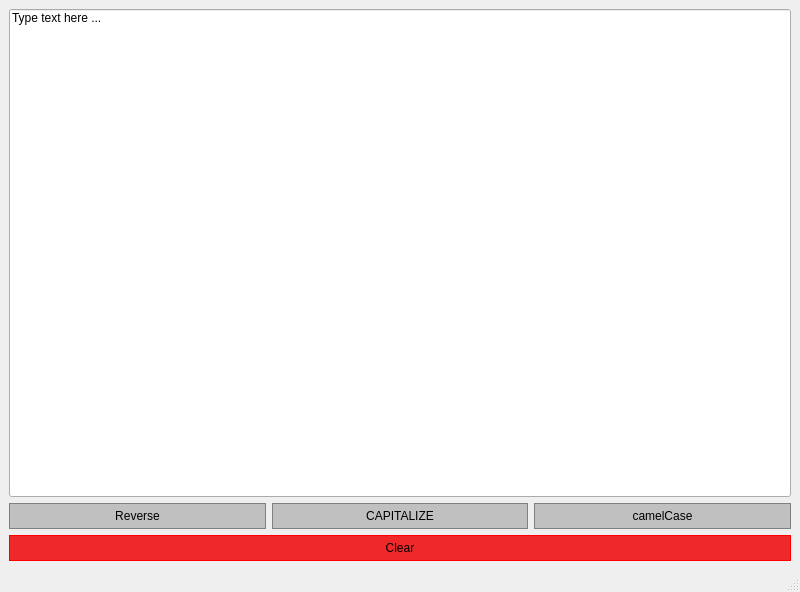
<?xml version="1.0" encoding="UTF-8"?>
<ui version="4.0">
 <class>StringTools</class>
 <widget class="QMainWindow" name="StringTools">
  <property name="geometry">
   <rect>
    <x>0</x>
    <y>0</y>
    <width>800</width>
    <height>592</height>
   </rect>
  </property>
  <property name="windowTitle">
   <string>StringTools</string>
  </property>
  <widget class="QWidget" name="centralwidget">
   <layout class="QGridLayout" name="gridLayout">
    <item row="1" column="1">
     <widget class="QPushButton" name="capitalizeButton">
      <property name="sizePolicy">
       <sizepolicy hsizetype="Preferred" vsizetype="Minimum">
        <horstretch>0</horstretch>
        <verstretch>0</verstretch>
       </sizepolicy>
      </property>
      <property name="styleSheet">
       <string notr="true">QPushButton {
	background-color: #C0C0C0; 
	border: 1px solid gray;
	padding: 5px;
}
QPushButton:pressed {
    background-color: #A9A9A9;
	border: 1px solid gray;
	padding: 5px;
}</string>
      </property>
      <property name="text">
       <string>CAPITALIZE</string>
      </property>
     </widget>
    </item>
    <item row="1" column="2">
     <widget class="QPushButton" name="camelCaseButton">
      <property name="sizePolicy">
       <sizepolicy hsizetype="Preferred" vsizetype="Minimum">
        <horstretch>0</horstretch>
        <verstretch>0</verstretch>
       </sizepolicy>
      </property>
      <property name="styleSheet">
       <string notr="true">QPushButton {
	background-color: #C0C0C0; 
	border: 1px solid gray;
	padding: 5px;
}
QPushButton:pressed {
    background-color: #A9A9A9;
	border: 1px solid gray;
	padding: 5px;
}</string>
      </property>
      <property name="text">
       <string>camelCase</string>
      </property>
     </widget>
    </item>
    <item row="1" column="0">
     <widget class="QPushButton" name="reverseButton">
      <property name="sizePolicy">
       <sizepolicy hsizetype="Preferred" vsizetype="Minimum">
        <horstretch>0</horstretch>
        <verstretch>0</verstretch>
       </sizepolicy>
      </property>
      <property name="styleSheet">
       <string notr="true">QPushButton {
	background-color: #C0C0C0; 
	border: 1px solid gray;
	padding: 5px;
}
QPushButton:pressed {
    background-color: #A9A9A9;
	border: 1px solid gray;
	padding: 5px;
}</string>
      </property>
      <property name="text">
       <string>Reverse</string>
      </property>
     </widget>
    </item>
    <item row="0" column="0" colspan="3">
     <widget class="QLineEdit" name="inputBox">
      <property name="sizePolicy">
       <sizepolicy hsizetype="Preferred" vsizetype="Expanding">
        <horstretch>0</horstretch>
        <verstretch>0</verstretch>
       </sizepolicy>
      </property>
      <property name="text">
       <string>Type text here ...</string>
      </property>
      <property name="alignment">
       <set>Qt::AlignLeading|Qt::AlignLeft|Qt::AlignTop</set>
      </property>
     </widget>
    </item>
    <item row="2" column="0" colspan="3">
     <widget class="QPushButton" name="clearButton">
      <property name="sizePolicy">
       <sizepolicy hsizetype="Preferred" vsizetype="Minimum">
        <horstretch>0</horstretch>
        <verstretch>0</verstretch>
       </sizepolicy>
      </property>
      <property name="styleSheet">
       <string notr="true">QPushButton {
   background-color: rgb(239, 41, 41); 
	border: 1px solid red;
	padding: 5px;
}
QPushButton:pressed {
    background-color: rgb(204, 0, 0); 
	border: 1px solid red;
	border-radius: 0px;
	padding: 5px;
}</string>
      </property>
      <property name="text">
       <string>Clear</string>
      </property>
     </widget>
    </item>
   </layout>
  </widget>
  <widget class="QMenuBar" name="menubar">
   <property name="geometry">
    <rect>
     <x>0</x>
     <y>0</y>
     <width>800</width>
     <height>22</height>
    </rect>
   </property>
  </widget>
  <widget class="QStatusBar" name="statusbar"/>
 </widget>
 <resources/>
 <connections/>
</ui>
